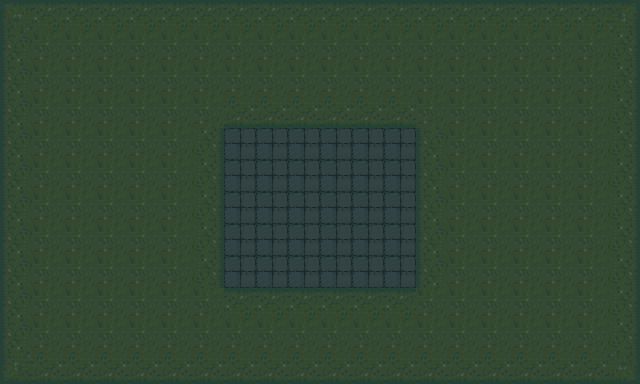

A 2D game scene composited from a Tiled map and its tileset images. What follows is a short description and the map's XML, with each tile layer's data collapsed to a summary:
An orthogonal 20x12 tile map with 32x32 px tiles, 1 tile layer (Tile Layer 1) and 2 objects (player, script).

<map version="1.2" tiledversion="1.2.3" orientation="orthogonal" renderorder="right-down" width="20" height="12" tilewidth="32" tileheight="32" infinite="0" nextlayerid="3" nextobjectid="7">
 <tileset firstgid="1" source="../../tilesets/Street.tsx" />
 <layer id="1" name="Tile Layer 1" width="20" height="12">
  <data>[240 cells, 240 non-empty, 4 distinct tile ids]</data>
 </layer>
 <objectgroup id="2" name="main">
  <object id="1" name="player" type="player" x="320" y="192">
   <point />
  </object>
  <object id="2" name="spawn_sprites" type="script" x="160" y="-32">
   <properties>
    <property name="autostart" value="1" />
    <property name="file" value="spawnSprites.js" />
   </properties>
   <point />
  </object>
 </objectgroup>
</map>
